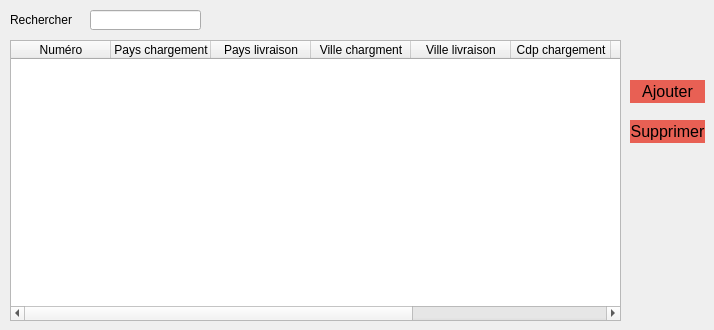
          <widget class="QWidget" name="page_11">
           <widget class="QTableWidget" name="table_trajet">
            <property name="geometry">
             <rect>
              <x>10</x>
              <y>40</y>
              <width>611</width>
              <height>281</height>
             </rect>
            </property>
            <column>
             <property name="text">
              <string>Numéro</string>
             </property>
            </column>
            <column>
             <property name="text">
              <string>Pays chargement</string>
             </property>
            </column>
            <column>
             <property name="text">
              <string>Pays livraison</string>
             </property>
            </column>
            <column>
             <property name="text">
              <string>Ville chargment</string>
             </property>
            </column>
            <column>
             <property name="text">
              <string>Ville livraison</string>
             </property>
            </column>
            <column>
             <property name="text">
              <string>Cdp chargement</string>
             </property>
            </column>
            <column>
             <property name="text">
              <string>Cdp livraison</string>
             </property>
            </column>
            <column>
             <property name="text">
              <string>Date chargement</string>
             </property>
            </column>
            <column>
             <property name="text">
              <string>Date livraison</string>
             </property>
            </column>
           </widget>
           <widget class="QLabel" name="label_17">
            <property name="geometry">
             <rect>
              <x>10</x>
              <y>12</y>
              <width>71</width>
              <height>16</height>
             </rect>
            </property>
            <property name="text">
             <string>Rechercher </string>
            </property>
           </widget>
           <widget class="QLineEdit" name="lineEdit_10">
            <property name="geometry">
             <rect>
              <x>90</x>
              <y>10</y>
              <width>111</width>
              <height>20</height>
             </rect>
            </property>
            <property name="text">
             <string/>
            </property>
           </widget>
           <widget class="QPushButton" name="y5">
            <property name="geometry">
             <rect>
              <x>630</x>
              <y>80</y>
              <width>75</width>
              <height>23</height>
             </rect>
            </property>
            <property name="styleSheet">
             <string notr="true">QPushButton {
 background-color:#e86054;  /* Green */ 
  border: none;
 /* color: gray; 
  padding: 15px 32px;*/
  text-align: center;
  font-size: 16px;
	border:9px;
}
QPushButton:hover{

background-color:#e0987b;
color:#7d2b20;
}
QPushButton:click{

background-color:#FCDBCE;
}</string>
            </property>
            <property name="text">
             <string>Ajouter</string>
            </property>
           </widget>
           <widget class="QPushButton" name="y6">
            <property name="geometry">
             <rect>
              <x>630</x>
              <y>120</y>
              <width>75</width>
              <height>23</height>
             </rect>
            </property>
            <property name="styleSheet">
             <string notr="true">QPushButton {
 background-color:#e86054;  /* Green */ 
  border: none;
 /* color: gray; 
  padding: 15px 32px;*/
  text-align: center;
  font-size: 16px;
	border:9px;
}
QPushButton:hover{

background-color:#e0987b;
color:#7d2b20;
}
QPushButton:click{

background-color:#FCDBCE;
}</string>
            </property>
            <property name="text">
             <string>Supprimer</string>
            </property>
           </widget>
          </widget>
